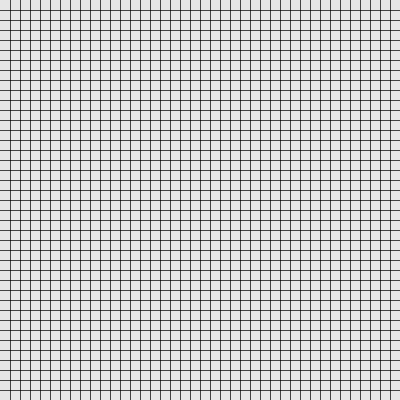
Frame 1 (no input)
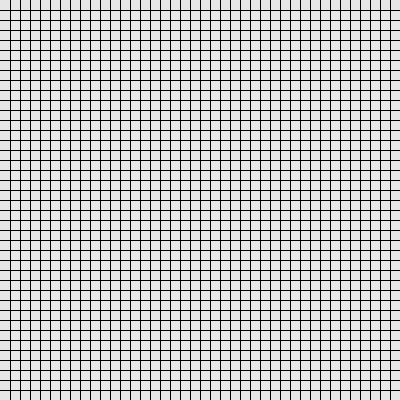
Frame 60 (the mouse pressed at the canvas centre just before this capture)
Frame 120 (the mouse held since frame 60 and released just before this capture): identical to frame 60, image omitted

The Processing sketch that drew these frames (run headless with seeded random() and noise(); from frame 60 on, the mouse is pressed at the canvas centre):

// Processing sketch: exercise12
// ── exercise12.pde
/* 
Title: Exercise12
Author: Mark Staun Poulsen
Date: 05/09 2020
*/

void setup() 
{
  size(400, 400);
  background(230);
}

void draw()
{
  drawHorizontalLines();
  drawVerticalLines();
}

void drawHorizontalLines()
{
  int determinator = 10;
  for(int yPos = 0; yPos <= 400; yPos++)
  {
    if(yPos == determinator)
    {
      for(int xPos = 0; xPos <= 400; xPos++)
      {
        point(xPos, yPos);
      }
      determinator = determinator + 10;
    }
  }
}

void drawVerticalLines()
{
  int determinator = 10;
  for(int xPos = 0; xPos <= 400; xPos++)
  {
    if(xPos == determinator)
    {
      for(int yPos = 0; yPos <= 400; yPos++)
      {
        point(xPos, yPos);
      }
      determinator = determinator + 10;
    }
  }
}
